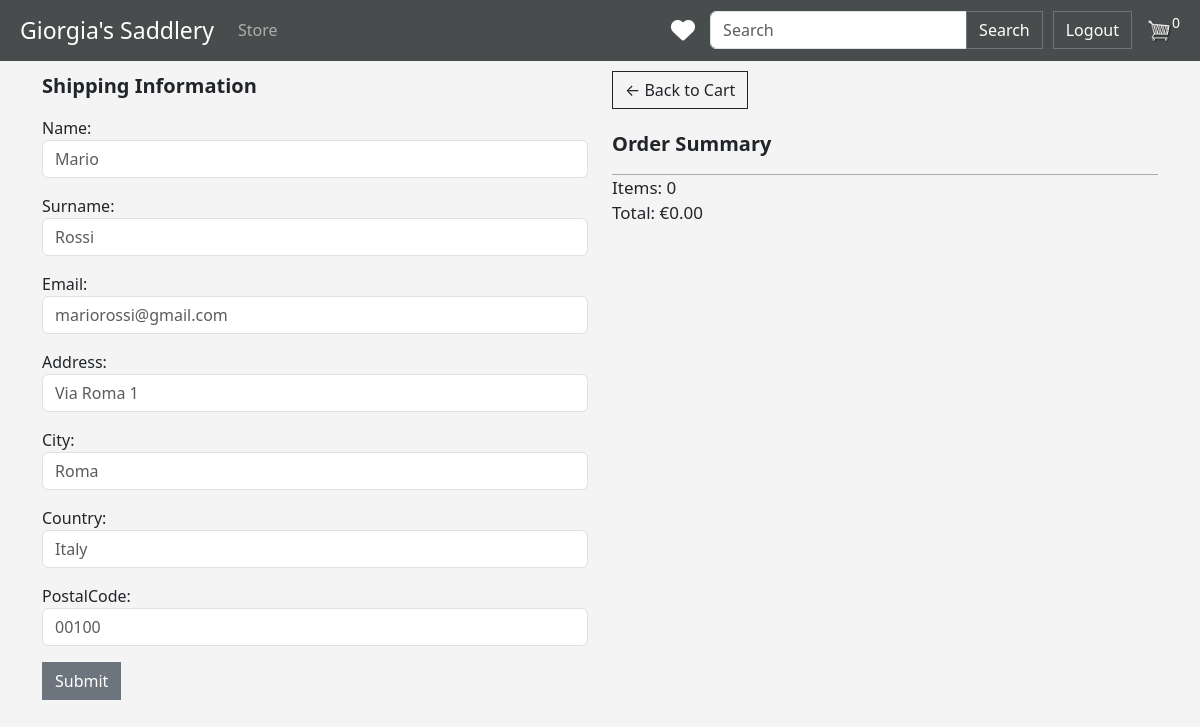
/checkout/ (signed in), run on an earlier commit of the app's database.
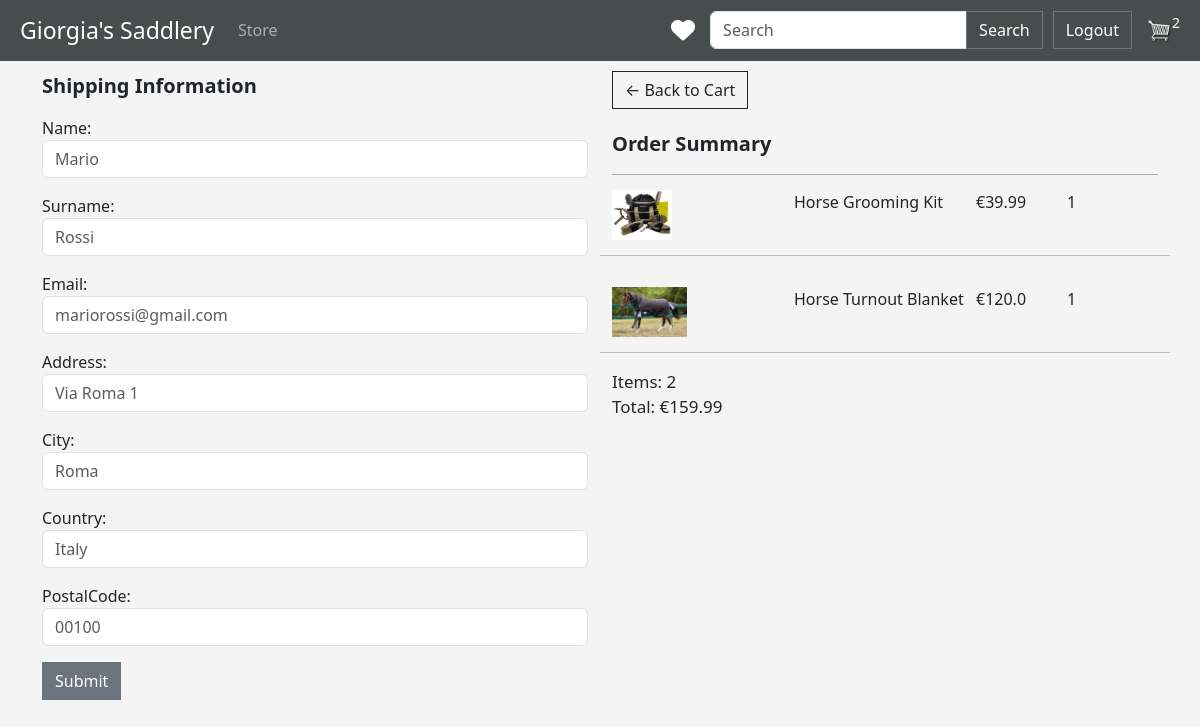
And on a later commit of the database.
### store/models.py (models this page shows, shortened)
class OrderModel(models.Model):
    customer = models.ForeignKey(CustomerModel, on_delete=models.SET_NULL, blank=True, null=True)
    date_order = models.DateTimeField(auto_now_add=True)
    complete = models.BooleanField(default=False, null=True, blank=True)
    transaction_id = models.CharField(max_length=5, null=True)
    def calculate_cart_total(self):
        orderitems = self.orderitemmodel_set.all()
        total = sum([item.calculate_total for item in orderitems])
        return total
    def calculate_cart_items(self):
        orderitems = self.orderitemmodel_set.all()
        total = sum([item.quantity for item in orderitems])
        return total

class OrderItemModel(models.Model):
    product = models.ForeignKey(ProductModel, on_delete=models.SET_NULL, null=True, blank=True)
    order = models.ForeignKey(OrderModel, on_delete=models.SET_NULL, null=True, blank=True)
    quantity = models.IntegerField(default=0, null=True, blank=True)
    date_added = models.DateTimeField(auto_now_add=True)
    @property
    def calculate_total(self):
        total = self.product.price * self.quantity
        return total

class ProductModel(models.Model):
    name = models.CharField(max_length=200, null=True)
    price = models.FloatField()
    category = models.ForeignKey(CategoryModel, on_delete=models.SET_NULL, null=True)
    image = models.ImageField(null=True, blank=True)
    description = models.TextField(null=True, blank=True)
    numberOfLikes = models.IntegerField(default=0)
    @property
    def imageURL(self):   #senza questa funzione se ci fosse un prodotto senza immagine darebbe errore a tutta la pagina
        try:
            url = self.image.url
        except:
            url = ''
        return url

### store/views.py (the view)
# urls.py: path('checkout/', views.checkout, name="checkout"),
def checkout(request):
    submitted = False
    if request.method == "POST":
        items_list = []
        order = None
        cart_items = 0
        form = CheckOutForm(request.POST)
        if form.is_valid():
            customer = request.user.customermodel
            order = OrderModel.objects.get(customer=customer, complete=False)
            order.transaction_id = datetime.datetime.now().timestamp()
            order.complete = True
            order.date_order = datetime.datetime.now()
            order.save()
            form.instance.order = order  # Assegna l'ordine corrente all'istanza del form
            form.save()
            print('form saved')
            return HttpResponseRedirect('/checkout?submitted=True')
    else:
        form = CheckOutForm()
        if 'submitted' in request.GET:
            submitted = True
        if request.user.is_authenticated:
            customer = request.user.customermodel
            order, created = OrderModel.objects.get_or_create(customer=customer, complete=False)
            items_list = order.orderitemmodel_set.all()
            cart_items = order.calculate_cart_items()
        else:
            order = None
            items_list = []
            cart_items = 0
    context = {'items_list': items_list, 'order': order, 'form': form, 'submitted': submitted, 'cart_items': cart_items}
    return render(request, 'store/checkout.html', context)

### store/templates/store/checkout.html (shortened to what this page needs)
{% extends 'store/main.html' %}
{% load static %}
{% block content %}
<div class="row">
    <div class="col-lg-6" >
        <div id="form-wrapper">
            {% if submitted %}
                <div style="font-size: 20px; padding-bottom: 15px"><strong>Your order has been completed successfully </strong>   <i class="fa-regular fa-face-smile-beam fa-lg"></i></div>
                <div>
                    <a  class="btn btn-outline-dark" href="{% url 'store' %}">&#x2190; Back to Store For New Order!</a>
                </div>
            {% else %}
                <div style="font-size: 20px; padding-bottom: 15px"> <strong> Shipping Information </strong></div>
                <form action="" method="POST" >
                    {{ form.as_p }}
                    <button type="submit" name="submit" class="btn btn-secondary">Submit</button>
                </form>
            {% endif %}
        </div>
        <br>
    </div>
    {% if not submitted %}
        <div class="col-lg-6">
            <div>
                <a  class="btn btn-outline-dark" href="{% url 'cart' %}">&#x2190; Back to Cart</a>
            </div>
             <div style="padding-bottom: 15px; padding-top:20px; border-bottom:1px solid rgba(0, 0, 0, 0.3); font-size:20px; ">
                    <strong> Order Summary </strong>
             </div>
            <div>
                {% for item in items_list %}
                     <div class="row">
                        <div class="col lg-12" style="display: flex; padding-bottom: 15px; padding-top: 15px">
                            <div style="flex:2">
                                <img src="{{item.product.imageURL}}" style="width: auto; height: 50px;">
                            </div>
                            <div style="flex:2"> {{item.product.name}}</div>
                            <div style="flex:1"> €{{item.product.price}}</div>
                            <div style="flex:1">{{item.quantity}}</div>
                        </div>
                        <hr>
                    </div>
                    {% endfor %}
                    <div style="font-size: 17px ">
                        Items: {{order.calculate_cart_items}}
                        <br>
                        Total: €{{order.calculate_cart_total|floatformat:2}}
                    </div>
            </div>
        </div>
    {% endif %}
</div>
{% endblock content %}

What changed in the data, as far as the page shows it:
removed OrderModel: calculate_cart_items "0", calculate_cart_total "0.00"
added OrderItemModel: product.imageURL (picture), product.name "Horse Grooming Kit", product.price "39.99", quantity "1"
added OrderItemModel: product.imageURL (picture), product.name "Horse Turnout Blanket", product.price "120.0", quantity "1"
added OrderModel: calculate_cart_items "2", calculate_cart_total "159.99"
Also different on the page:
{{ cart_items }}: "0" → "2"
